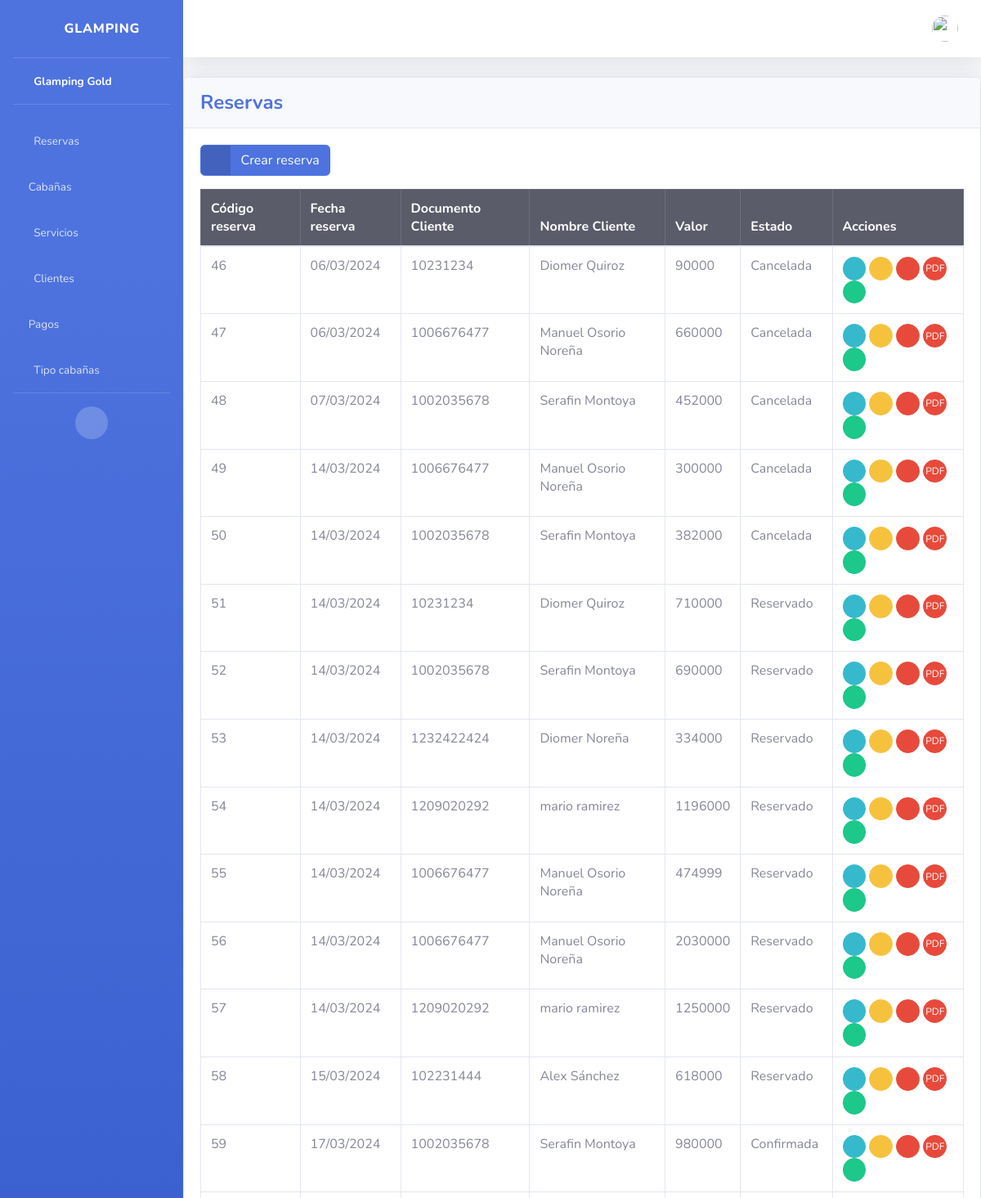
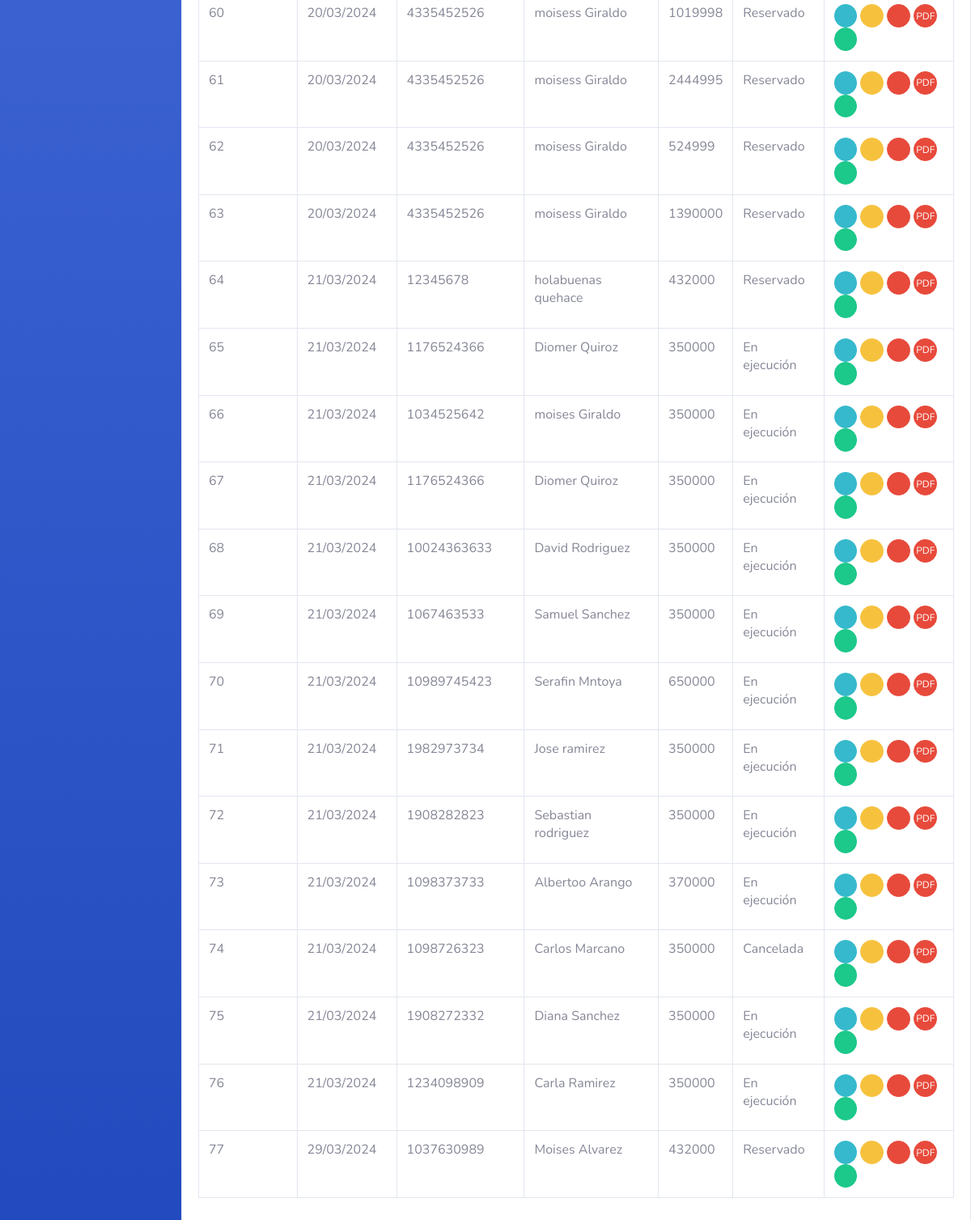
/reservas/ (signed in), run on an earlier commit of the app's database (2 pictures, top to bottom).
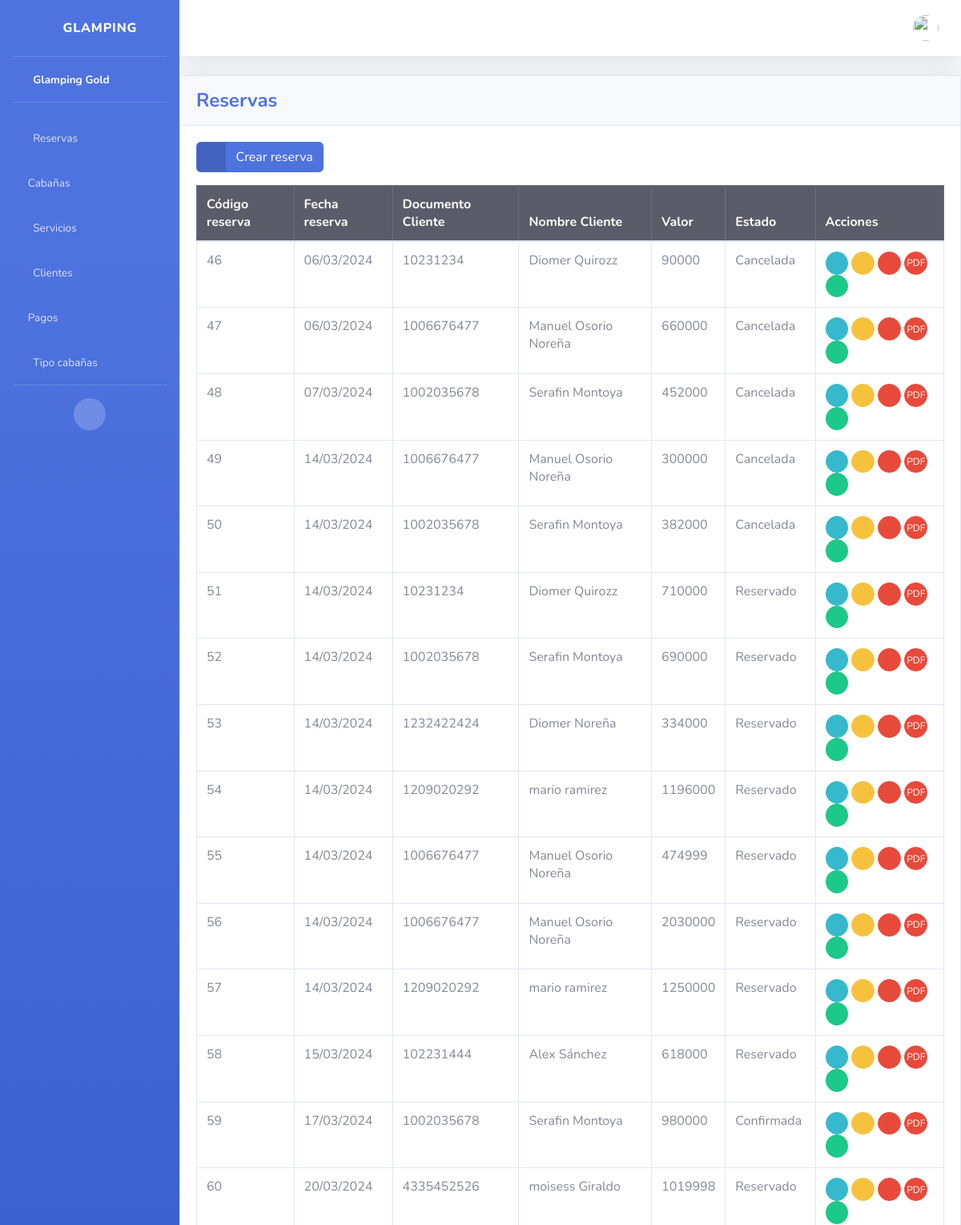
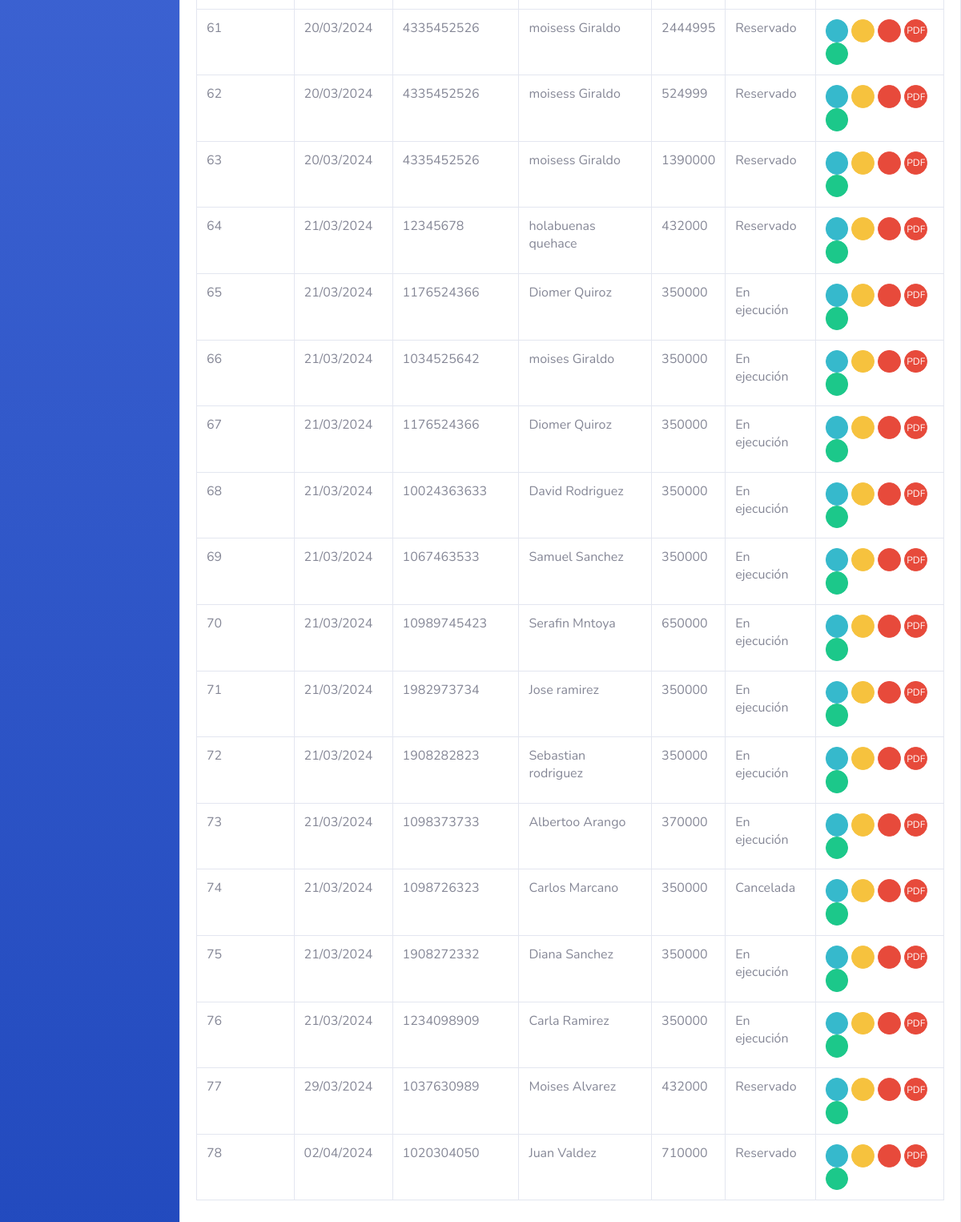
And on a later commit of the database (2 pictures, top to bottom).
### reservas/models.py (models this page shows, shortened)
class Reserva(models.Model):
    fecha_reserva = models.DateField()
    fecha_inicio = models.DateField()
    fecha_fin = models.DateField()
    precio = models.IntegerField()
    estado = models.CharField(max_length=20, default='Reservado')
    cliente = models.ForeignKey('cliente.Cliente', on_delete= models.DO_NOTHING)

### cliente/models.py (models this page shows)
class Cliente(models.Model):
    nombre = models.CharField(max_length=255)
    documento = models.IntegerField(unique=True)
    email = models.CharField(max_length=50, unique=True)
    telefone = models.IntegerField(unique=True)
    nacionalidad = models.CharField(max_length=255)
    status = models.BooleanField(default=True)
    def __str__(self):
        return self.nombre

### reservas/views.py (the view)
# urls.py: path('reservas/', include('reservas.urls')),
def reservas(request):
    reservas_list = Reserva.objects.all()
    return render(request, 'reservas/index.html', {'reservas_list': reservas_list})

### templates/reservas/index.html (shortened to what this page needs)
{% extends 'base.html' %}
{% block content %}
<div class="card shadow mb-4">
    <div class="card-header py-3">
        <h4 class="m-0 font-weight-bold text-primary">Reservas</h4>
    </div>
    <div class="card-body">
        <div class="table-responsive">
            <a href="{% url 'create_reserva' %}" class="btn btn-primary btn-icon-split mb-3">
                <span class="icon text-white-50">
                    <i class="fas fa-plus"></i>
                </span>
                <span class="text">Crear reserva</span>
            </a>
            <table class="table table-bordered" id="dataTable" width="100%" cellspacing="0">
                <thead class="table-dark">
                    <tr>
                        <th>Código reserva</th>
                        <th>Fecha reserva</th>
                        <th>Documento Cliente</th>
                        <th>Nombre Cliente</th>
                        <th>Valor</th>
                        <th>Estado</th>
                        <th>Acciones</th>
                    </tr>
                </thead>
                <tbody>
                    {% if request.user.is_superuser or request.user.is_staff %}
                        {% for reserva in reservas_list %}
                            <tr>
                                <td>{{ reserva.id }}</td>
                                <td>{{ reserva.fecha_reserva|date:"d/m/Y" }}</td>
                                <td>{{ reserva.cliente.documento}}</td>
                                <td>{{ reserva.cliente}}</td>
                                <td>{{ reserva.precio }}</td>
                                <td>{{ reserva.estado }}</td>
                                <td>
                                    <a href="{% url 'detail_reserva' reserva.id %}" class="btn btn-info btn-circle btn-sm">
                                        <i class="fas fa-info-circle"></i></a>
                                    <a href="{% url 'edit_reserva' reserva.id %}" class="btn btn-warning btn-circle btn-sm">
                                        <i class="fas fa-edit"></i>
                                    </a>
                                    <a href="{% url 'cancel_reserva' reserva.id %}" class="btn btn-danger btn-circle btn-sm deleteBtn">
                                        <i class="fas fa-times"></i>
                                    </a>
                                    <a href="{% url 'Pdfview' reserva.id %}" class="btn btn-danger btn-circle btn-sm">
                                        <span>PDF</span>
                                    </a>
                                    <a href="{% url 'pago_reserva' reserva.id %}" class="btn btn-success btn-circle btn-sm">
                                        <i class="fa fa-credit-card "></i>
                                    </a>
                                </td>
                            </tr>
                        {% endfor %}
                    {% endif %}
                </tbody>
            </table>
        </div>
    </div>
</div>
{% endblock %}

### templates/base.html (shortened to what this page needs)
{% load static %}
<html lang="es">
<head>
    <link href="{% static 'vendor/fontawesome-free/css/all.min.css' %}" rel="stylesheet" type="text/css">
    <link href="{% static 'css/sb-admin-2.min.css' %}" rel="stylesheet">
</head>
<body id="page-top">
    <div id="wrapper">
        <ul class="navbar-nav bg-gradient-primary sidebar sidebar-dark accordion" id="accordionSidebar">
            <a class="sidebar-brand d-flex align-items-center justify-content-center" href="{% url 'index' %}">
                <div class="sidebar-brand-icon rotate-n-15">
                    <i class="fas fa-hotel"></i>
                </div>
                <div class="sidebar-brand-text mx-3">Glamping</div>
            </a>
            <hr class="sidebar-divider my-0">
            <li class="nav-item active">
                <a class="nav-link" href="{% url 'index' %}">
                    <i class="fas fa-fw fa-home"></i>
                    <span>Glamping Gold</span></a>
            </li>
            <hr class="sidebar-divider">
            <li class="nav-item">
                <a class="nav-link" href="{% url 'reservas' %}">
                    <i class="fas fa-fw fa-bed"></i>
                    <span>Reservas</span></a>
                </li>
                <li class="nav-item">
                    <a class="nav-link" href="{% url 'cabañas' %}">
                        <i class="fas fa-home"></i>
                        <span>Cabañas</span></a>
                    </li>
                <li class="nav-item">
                    <a class="nav-link" href="{% url 'servicios' %}">
                        <i class="fas fa-fw fa-table"></i>
                        <span>Servicios</span></a>
                </li>
                {% if request.user.is_superuser or request.user.is_staff %}
            <li class="nav-item">
                <a class="nav-link" href="{% url 'cliente' %}">
                    <i class="fas fa-fw fa-user"></i>
                    <span>Clientes</span></a>
            </li>
            <li class="nav-item">
                <a class="nav-link" href=" {% url 'pagos' %} ">
                    <i class="fas fa-credit-card"></i>
                    <span>Pagos</span></a>
            </li>
            <li class="nav-item">
                <a class="nav-link" href="{% url 'tipocabañas' %}">
                    <i class="fas fa-fw fa-table"></i>
                    <span>Tipo cabañas</span></a>
            </li>
            <hr class="sidebar-divider d-none d-md-block">
            <div class="text-center d-none d-md-inline">
                <button class="rounded-circle border-0" id="sidebarToggle"></button>
            </div>
            {% endif %}
        </ul>
        <div id="content-wrapper" class="d-flex flex-column">
            <div id="content">
                <nav class="navbar navbar-expand navbar-light bg-white topbar mb-4 static-top shadow">
                    <ul class="navbar-nav ml-auto">
                        <li class="nav-item dropdown no-arrow">
                            <a class="nav-link dropdown-toggle" href="#" id="userDropdown" role="button"
                                data-toggle="dropdown" aria-haspopup="true" aria-expanded="false">
                                <span class="p-3 text-dark">{{ user.first_name}} {{user.last_name}}</span>
                                <img class="img-profile rounded-circle"
                                    src="{% static 'img/undraw_profile.svg' %}">
                            </a>
                        </li>
                    </ul>
                </nav>
                {% block content %}
                {% endblock %}
            </div>
        </div>
    </div>
</body>
</html>

What changed in the data, as far as the page shows it:
changed through a linked row, Reserva id 46: cliente "Diomer Quiroz" → "Diomer Quirozz"
changed through a linked row, Reserva id 51: cliente "Diomer Quiroz" → "Diomer Quirozz"
added Reserva: id "78", fecha_reserva "02/04/2024", cliente.documento "1020304050", cliente "Juan Valdez", precio "710000", estado "Reservado"
